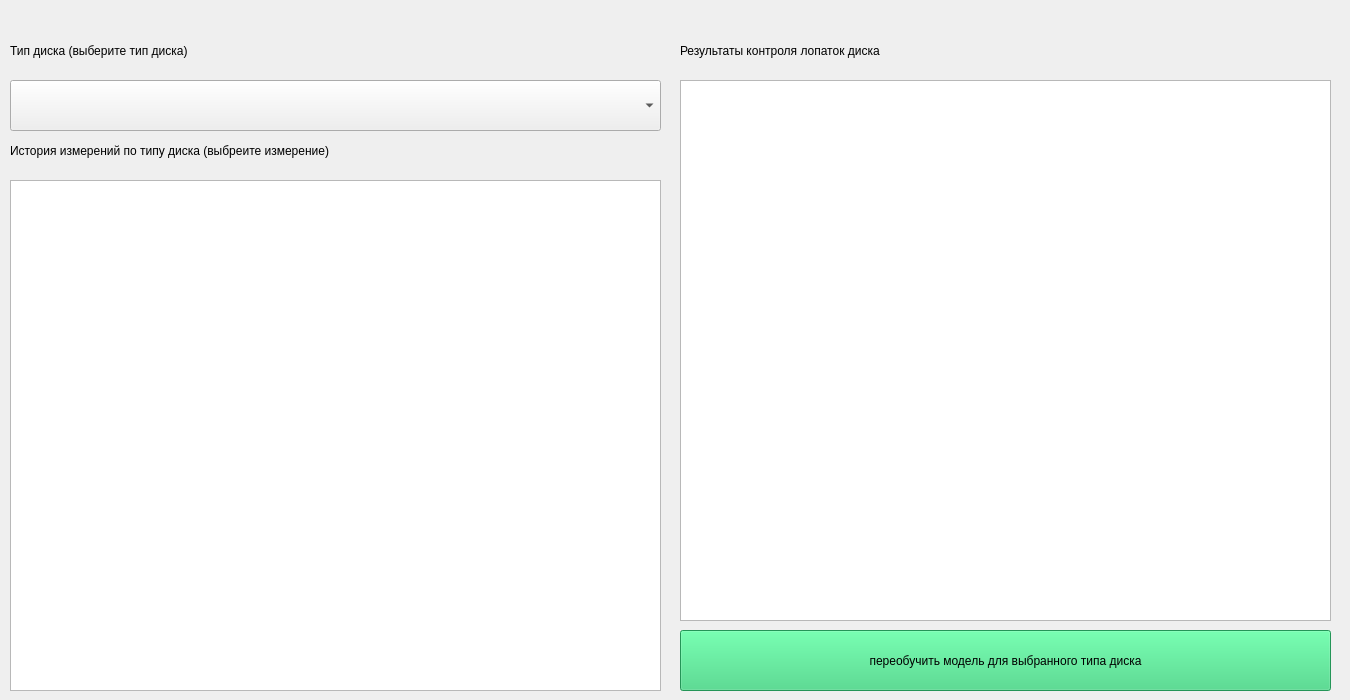
    <widget class="QWidget" name="model_training">
     <attribute name="title">
      <string>Обучение ИИ</string>
     </attribute>
     <widget class="QLabel" name="mt_label_measurements">
      <property name="geometry">
       <rect>
        <x>10</x>
        <y>130</y>
        <width>661</width>
        <height>41</height>
       </rect>
      </property>
      <property name="text">
       <string>История измерений по типу диска (выбреите измерение)</string>
      </property>
     </widget>
     <widget class="QLabel" name="mt_label_disk_type">
      <property name="geometry">
       <rect>
        <x>10</x>
        <y>30</y>
        <width>421</width>
        <height>41</height>
       </rect>
      </property>
      <property name="text">
       <string>Тип диска (выберите тип диска)</string>
      </property>
     </widget>
     <widget class="QComboBox" name="mt_disk_type">
      <property name="geometry">
       <rect>
        <x>10</x>
        <y>80</y>
        <width>651</width>
        <height>51</height>
       </rect>
      </property>
     </widget>
     <widget class="QLabel" name="mt_label_blade_results_2">
      <property name="geometry">
       <rect>
        <x>680</x>
        <y>30</y>
        <width>661</width>
        <height>41</height>
       </rect>
      </property>
      <property name="text">
       <string>Результаты контроля лопаток диска</string>
      </property>
     </widget>
     <widget class="QPushButton" name="mt_save">
      <property name="geometry">
       <rect>
        <x>680</x>
        <y>630</y>
        <width>651</width>
        <height>61</height>
       </rect>
      </property>
      <property name="palette">
       <palette>
        <active>
         <colorrole role="WindowText">
          <brush brushstyle="SolidPattern">
           <color alpha="255">
            <red>0</red>
            <green>0</green>
            <blue>0</blue>
           </color>
          </brush>
         </colorrole>
         <colorrole role="Button">
          <brush brushstyle="SolidPattern">
           <color alpha="255">
            <red>51</red>
            <green>209</green>
            <blue>122</blue>
           </color>
          </brush>
         </colorrole>
         <colorrole role="Light">
          <brush brushstyle="SolidPattern">
           <color alpha="255">
            <red>121</red>
            <green>255</green>
            <blue>181</blue>
           </color>
          </brush>
         </colorrole>
         <colorrole role="Midlight">
          <brush brushstyle="SolidPattern">
           <color alpha="255">
            <red>86</red>
            <green>232</green>
            <blue>151</blue>
           </color>
          </brush>
         </colorrole>
         <colorrole role="Dark">
          <brush brushstyle="SolidPattern">
           <color alpha="255">
            <red>25</red>
            <green>104</green>
            <blue>61</blue>
           </color>
          </brush>
         </colorrole>
         <colorrole role="Mid">
          <brush brushstyle="SolidPattern">
           <color alpha="255">
            <red>34</red>
            <green>139</green>
            <blue>81</blue>
           </color>
          </brush>
         </colorrole>
         <colorrole role="Text">
          <brush brushstyle="SolidPattern">
           <color alpha="255">
            <red>0</red>
            <green>0</green>
            <blue>0</blue>
           </color>
          </brush>
         </colorrole>
         <colorrole role="BrightText">
          <brush brushstyle="SolidPattern">
           <color alpha="255">
            <red>255</red>
            <green>255</green>
            <blue>255</blue>
           </color>
          </brush>
         </colorrole>
         <colorrole role="ButtonText">
          <brush brushstyle="SolidPattern">
           <color alpha="255">
            <red>0</red>
            <green>0</green>
            <blue>0</blue>
           </color>
          </brush>
         </colorrole>
         <colorrole role="Base">
          <brush brushstyle="SolidPattern">
           <color alpha="255">
            <red>255</red>
            <green>255</green>
            <blue>255</blue>
           </color>
          </brush>
         </colorrole>
         <colorrole role="Window">
          <brush brushstyle="SolidPattern">
           <color alpha="255">
            <red>51</red>
            <green>209</green>
            <blue>122</blue>
           </color>
          </brush>
         </colorrole>
         <colorrole role="Shadow">
          <brush brushstyle="SolidPattern">
           <color alpha="255">
            <red>0</red>
            <green>0</green>
            <blue>0</blue>
           </color>
          </brush>
         </colorrole>
         <colorrole role="AlternateBase">
          <brush brushstyle="SolidPattern">
           <color alpha="255">
            <red>153</red>
            <green>232</green>
            <blue>188</blue>
           </color>
          </brush>
         </colorrole>
         <colorrole role="ToolTipBase">
          <brush brushstyle="SolidPattern">
           <color alpha="255">
            <red>255</red>
            <green>255</green>
            <blue>220</blue>
           </color>
          </brush>
         </colorrole>
         <colorrole role="ToolTipText">
          <brush brushstyle="SolidPattern">
           <color alpha="255">
            <red>0</red>
            <green>0</green>
            <blue>0</blue>
           </color>
          </brush>
         </colorrole>
         <colorrole role="PlaceholderText">
          <brush brushstyle="SolidPattern">
           <color alpha="128">
            <red>0</red>
            <green>0</green>
            <blue>0</blue>
           </color>
          </brush>
         </colorrole>
        </active>
        <inactive>
         <colorrole role="WindowText">
          <brush brushstyle="SolidPattern">
           <color alpha="255">
            <red>0</red>
            <green>0</green>
            <blue>0</blue>
           </color>
          </brush>
         </colorrole>
         <colorrole role="Button">
          <brush brushstyle="SolidPattern">
           <color alpha="255">
            <red>51</red>
            <green>209</green>
            <blue>122</blue>
           </color>
          </brush>
         </colorrole>
         <colorrole role="Light">
          <brush brushstyle="SolidPattern">
           <color alpha="255">
            <red>121</red>
            <green>255</green>
            <blue>181</blue>
           </color>
          </brush>
         </colorrole>
         <colorrole role="Midlight">
          <brush brushstyle="SolidPattern">
           <color alpha="255">
            <red>86</red>
            <green>232</green>
            <blue>151</blue>
           </color>
          </brush>
         </colorrole>
         <colorrole role="Dark">
          <brush brushstyle="SolidPattern">
           <color alpha="255">
            <red>25</red>
            <green>104</green>
            <blue>61</blue>
           </color>
          </brush>
         </colorrole>
         <colorrole role="Mid">
          <brush brushstyle="SolidPattern">
           <color alpha="255">
            <red>34</red>
            <green>139</green>
            <blue>81</blue>
           </color>
          </brush>
         </colorrole>
         <colorrole role="Text">
          <brush brushstyle="SolidPattern">
           <color alpha="255">
            <red>0</red>
            <green>0</green>
            <blue>0</blue>
           </color>
          </brush>
         </colorrole>
         <colorrole role="BrightText">
          <brush brushstyle="SolidPattern">
           <color alpha="255">
            <red>255</red>
            <green>255</green>
            <blue>255</blue>
           </color>
          </brush>
         </colorrole>
         <colorrole role="ButtonText">
          <brush brushstyle="SolidPattern">
           <color alpha="255">
            <red>0</red>
            <green>0</green>
            <blue>0</blue>
           </color>
          </brush>
         </colorrole>
         <colorrole role="Base">
          <brush brushstyle="SolidPattern">
           <color alpha="255">
            <red>255</red>
            <green>255</green>
            <blue>255</blue>
           </color>
          </brush>
         </colorrole>
         <colorrole role="Window">
          <brush brushstyle="SolidPattern">
           <color alpha="255">
            <red>51</red>
            <green>209</green>
            <blue>122</blue>
           </color>
          </brush>
         </colorrole>
         <colorrole role="Shadow">
          <brush brushstyle="SolidPattern">
           <color alpha="255">
            <red>0</red>
            <green>0</green>
            <blue>0</blue>
           </color>
          </brush>
         </colorrole>
         <colorrole role="AlternateBase">
          <brush brushstyle="SolidPattern">
           <color alpha="255">
            <red>153</red>
            <green>232</green>
            <blue>188</blue>
           </color>
          </brush>
         </colorrole>
         <colorrole role="ToolTipBase">
          <brush brushstyle="SolidPattern">
           <color alpha="255">
            <red>255</red>
            <green>255</green>
            <blue>220</blue>
           </color>
          </brush>
         </colorrole>
         <colorrole role="ToolTipText">
          <brush brushstyle="SolidPattern">
           <color alpha="255">
            <red>0</red>
            <green>0</green>
            <blue>0</blue>
           </color>
          </brush>
         </colorrole>
         <colorrole role="PlaceholderText">
          <brush brushstyle="SolidPattern">
           <color alpha="128">
            <red>0</red>
            <green>0</green>
            <blue>0</blue>
           </color>
          </brush>
         </colorrole>
        </inactive>
        <disabled>
         <colorrole role="WindowText">
          <brush brushstyle="SolidPattern">
           <color alpha="255">
            <red>25</red>
            <green>104</green>
            <blue>61</blue>
           </color>
          </brush>
         </colorrole>
         <colorrole role="Button">
          <brush brushstyle="SolidPattern">
           <color alpha="255">
            <red>51</red>
            <green>209</green>
            <blue>122</blue>
           </color>
          </brush>
         </colorrole>
         <colorrole role="Light">
          <brush brushstyle="SolidPattern">
           <color alpha="255">
            <red>121</red>
            <green>255</green>
            <blue>181</blue>
           </color>
          </brush>
         </colorrole>
         <colorrole role="Midlight">
          <brush brushstyle="SolidPattern">
           <color alpha="255">
            <red>86</red>
            <green>232</green>
            <blue>151</blue>
           </color>
          </brush>
         </colorrole>
         <colorrole role="Dark">
          <brush brushstyle="SolidPattern">
           <color alpha="255">
            <red>25</red>
            <green>104</green>
            <blue>61</blue>
           </color>
          </brush>
         </colorrole>
         <colorrole role="Mid">
          <brush brushstyle="SolidPattern">
           <color alpha="255">
            <red>34</red>
            <green>139</green>
            <blue>81</blue>
           </color>
          </brush>
         </colorrole>
         <colorrole role="Text">
          <brush brushstyle="SolidPattern">
           <color alpha="255">
            <red>25</red>
            <green>104</green>
            <blue>61</blue>
           </color>
          </brush>
         </colorrole>
         <colorrole role="BrightText">
          <brush brushstyle="SolidPattern">
           <color alpha="255">
            <red>255</red>
            <green>255</green>
            <blue>255</blue>
           </color>
          </brush>
         </colorrole>
         <colorrole role="ButtonText">
          <brush brushstyle="SolidPattern">
           <color alpha="255">
            <red>25</red>
            <green>104</green>
            <blue>61</blue>
           </color>
          </brush>
         </colorrole>
         <colorrole role="Base">
          <brush brushstyle="SolidPattern">
           <color alpha="255">
            <red>51</red>
            <green>209</green>
            <blue>122</blue>
           </color>
          </brush>
         </colorrole>
         <colorrole role="Window">
          <brush brushstyle="SolidPattern">
           <color alpha="255">
            <red>51</red>
            <green>209</green>
            <blue>122</blue>
           </color>
          </brush>
         </colorrole>
         <colorrole role="Shadow">
          <brush brushstyle="SolidPattern">
           <color alpha="255">
            <red>0</red>
            <green>0</green>
            <blue>0</blue>
           </color>
          </brush>
         </colorrole>
         <colorrole role="AlternateBase">
          <brush brushstyle="SolidPattern">
           <color alpha="255">
            <red>51</red>
            <green>209</green>
            <blue>122</blue>
           </color>
          </brush>
         </colorrole>
         <colorrole role="ToolTipBase">
          <brush brushstyle="SolidPattern">
           <color alpha="255">
            <red>255</red>
            <green>255</green>
            <blue>220</blue>
           </color>
          </brush>
         </colorrole>
         <colorrole role="ToolTipText">
          <brush brushstyle="SolidPattern">
           <color alpha="255">
            <red>0</red>
            <green>0</green>
            <blue>0</blue>
           </color>
          </brush>
         </colorrole>
         <colorrole role="PlaceholderText">
          <brush brushstyle="SolidPattern">
           <color alpha="128">
            <red>0</red>
            <green>0</green>
            <blue>0</blue>
           </color>
          </brush>
         </colorrole>
        </disabled>
       </palette>
      </property>
      <property name="text">
       <string>переобучить модель для выбранного типа диска</string>
      </property>
     </widget>
     <widget class="QListWidget" name="mt_measurements">
      <property name="geometry">
       <rect>
        <x>10</x>
        <y>180</y>
        <width>651</width>
        <height>511</height>
       </rect>
      </property>
     </widget>
     <widget class="QTableWidget" name="mt_blade_results">
      <property name="geometry">
       <rect>
        <x>680</x>
        <y>80</y>
        <width>651</width>
        <height>541</height>
       </rect>
      </property>
      <property name="frameShadow">
       <enum>QFrame::Raised</enum>
      </property>
      <property name="sizeAdjustPolicy">
       <enum>QAbstractScrollArea::AdjustToContentsOnFirstShow</enum>
      </property>
      <property name="sortingEnabled">
       <bool>true</bool>
      </property>
      <attribute name="horizontalHeaderVisible">
       <bool>false</bool>
      </attribute>
      <attribute name="horizontalHeaderCascadingSectionResizes">
       <bool>true</bool>
      </attribute>
      <attribute name="horizontalHeaderHighlightSections">
       <bool>true</bool>
      </attribute>
      <attribute name="horizontalHeaderShowSortIndicator" stdset="0">
       <bool>true</bool>
      </attribute>
      <attribute name="horizontalHeaderStretchLastSection">
       <bool>true</bool>
      </attribute>
      <attribute name="verticalHeaderVisible">
       <bool>false</bool>
      </attribute>
      <attribute name="verticalHeaderCascadingSectionResizes">
       <bool>false</bool>
      </attribute>
      <attribute name="verticalHeaderHighlightSections">
       <bool>false</bool>
      </attribute>
      <attribute name="verticalHeaderShowSortIndicator" stdset="0">
       <bool>false</bool>
      </attribute>
      <attribute name="verticalHeaderStretchLastSection">
       <bool>false</bool>
      </attribute>
     </widget>
    </widget>
